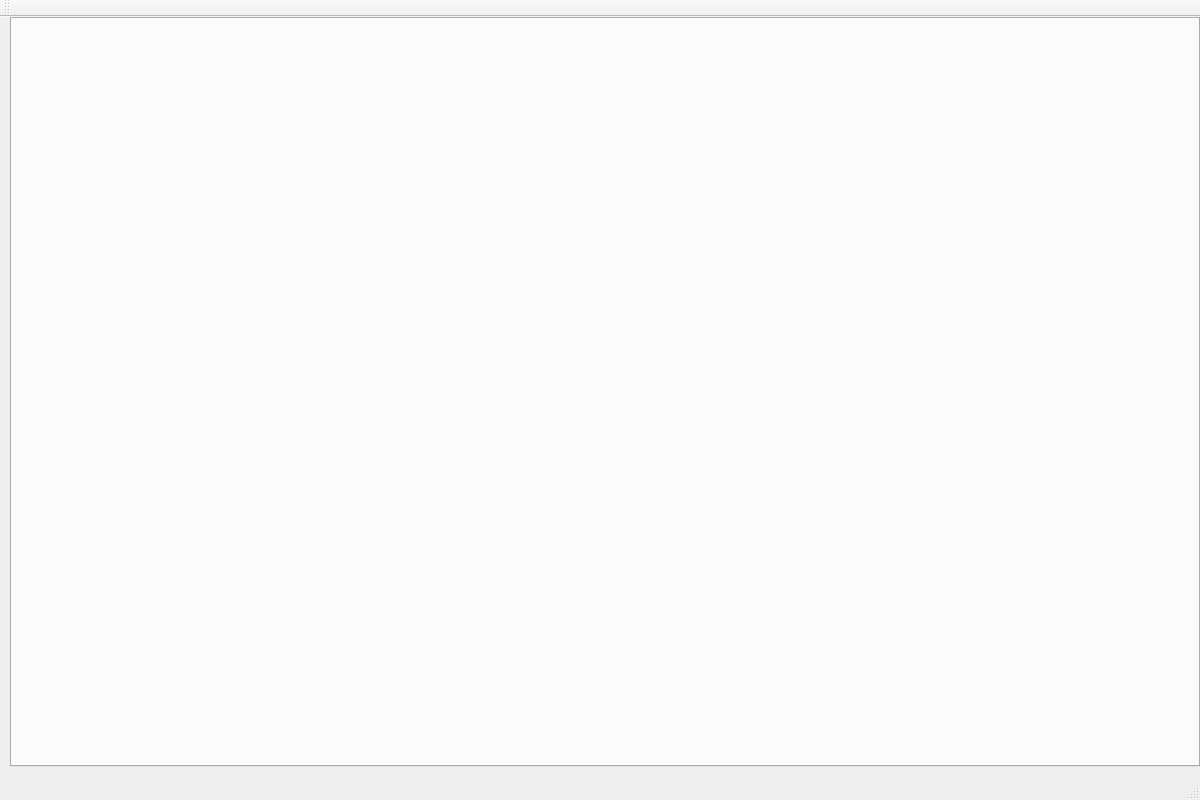
<?xml version="1.0" encoding="UTF-8"?>
<ui version="4.0">
 <class>FileClientClass</class>
 <widget class="QMainWindow" name="FileClientClass">
  <property name="geometry">
   <rect>
    <x>0</x>
    <y>0</y>
    <width>1200</width>
    <height>800</height>
   </rect>
  </property>
  <property name="minimumSize">
   <size>
    <width>1200</width>
    <height>800</height>
   </size>
  </property>
  <property name="maximumSize">
   <size>
    <width>1200</width>
    <height>800</height>
   </size>
  </property>
  <property name="windowTitle">
   <string>文件传输客户端</string>
  </property>
  <widget class="QWidget" name="centralWidget">
   <widget class="QTabWidget" name="tabWidget">
    <property name="geometry">
     <rect>
      <x>10</x>
      <y>0</y>
      <width>1190</width>
      <height>750</height>
     </rect>
    </property>
    <property name="minimumSize">
     <size>
      <width>1190</width>
      <height>750</height>
     </size>
    </property>
    <property name="maximumSize">
     <size>
      <width>1190</width>
      <height>750</height>
     </size>
    </property>
    <property name="currentIndex">
     <number>-1</number>
    </property>
   </widget>
  </widget>
  <widget class="QToolBar" name="mainToolBar">
   <attribute name="toolBarArea">
    <enum>TopToolBarArea</enum>
   </attribute>
   <attribute name="toolBarBreak">
    <bool>false</bool>
   </attribute>
  </widget>
  <widget class="QStatusBar" name="statusBar"/>
 </widget>
 <layoutdefault spacing="6" margin="11"/>
 <resources>
  <include location="FileClient.qrc"/>
 </resources>
 <connections/>
 <slots>
  <slot>get_btn_slot()</slot>
 </slots>
</ui>
